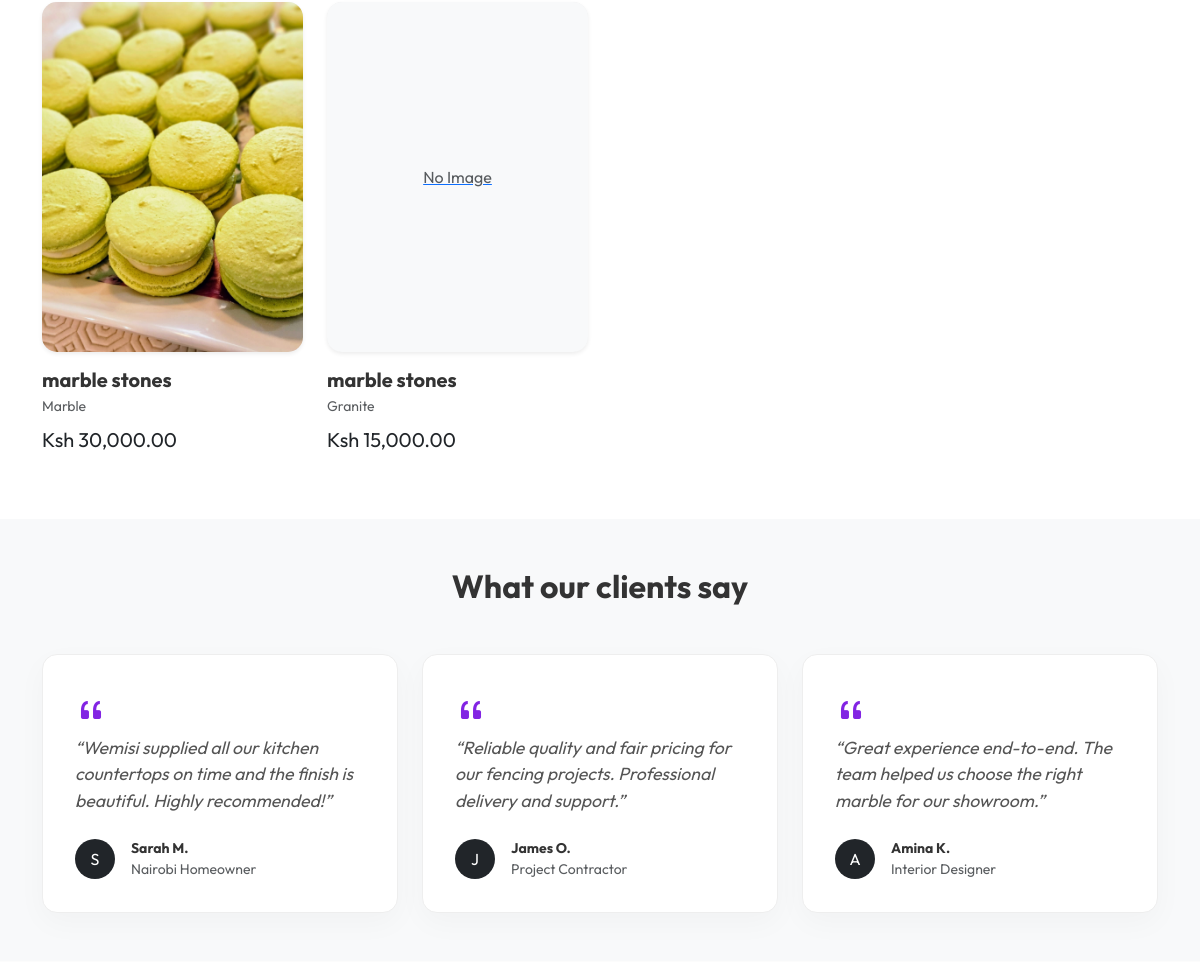
/ (middle part), run on an earlier commit of the app's database.
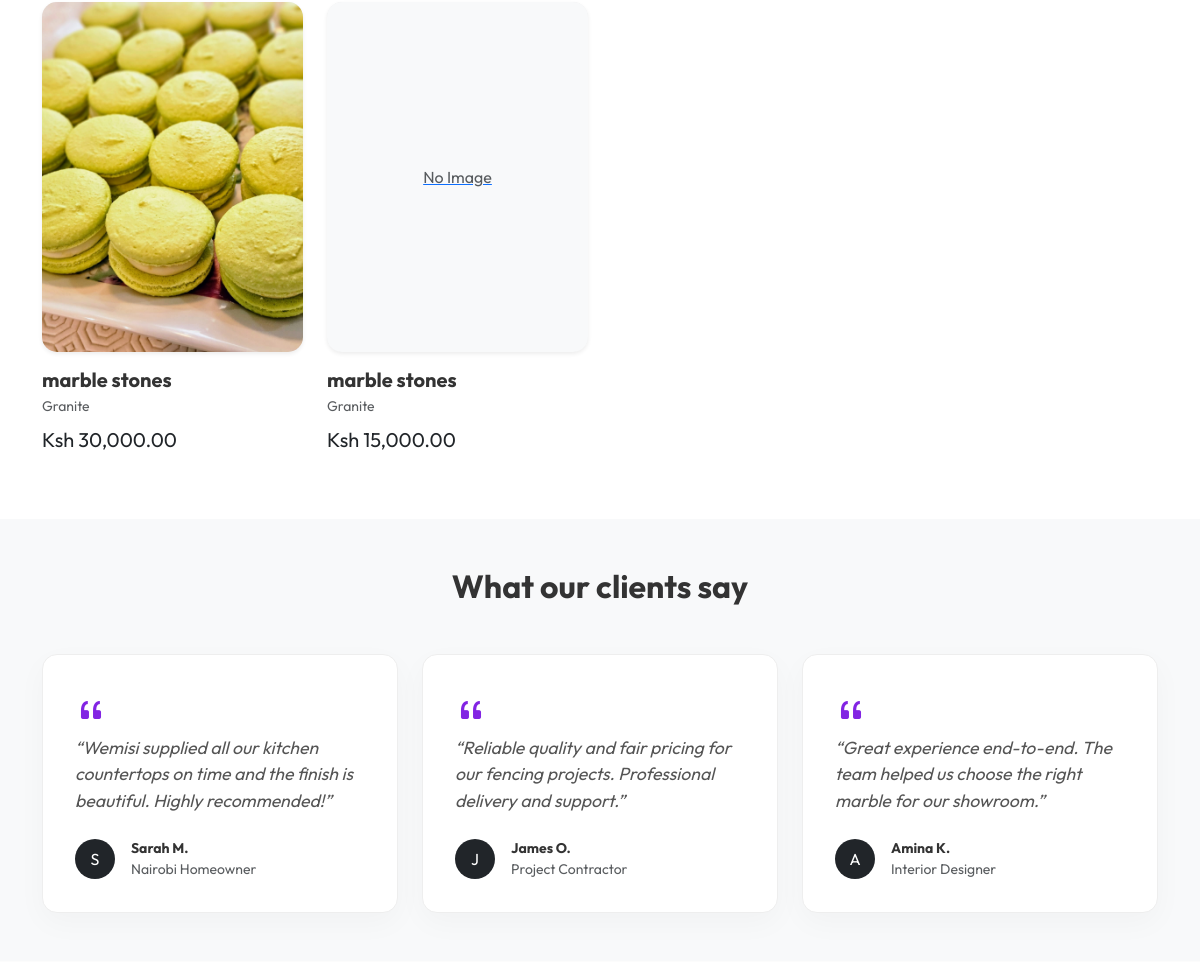
And on a later commit of the database.
### store/models.py (models this page shows, shortened)
class Product(models.Model):
    category = models.ForeignKey(Category, related_name='products', on_delete=models.CASCADE)
    name = models.CharField(max_length=200)
    slug = models.SlugField(max_length=255, null=True, blank=True, help_text="Auto-generated from product name. Used for SEO-friendly URLs.")
    description = models.TextField()
    price = models.DecimalField(max_digits=10, decimal_places=2)
    dimensions = models.CharField(max_length=100, blank=True, help_text="e.g. 10x10ft")
    image = models.ImageField(upload_to='products/')
    is_featured = models.BooleanField(default=False) # If true, shows on Homepage
    available = models.BooleanField(default=True)
    created_at = models.DateTimeField(auto_now_add=True, null=True, blank=True)
    updated_at = models.DateTimeField(auto_now=True)
    class Meta:
        indexes = [
            models.Index(fields=['slug']),
        ]

class Category(models.Model):
    name = models.CharField(max_length=200)
    slug = models.SlugField(unique=True)  # e.g. /granite/
    parent = models.ForeignKey(
        'self',
        null=True,
        blank=True,
        related_name='subcategories',
        on_delete=models.CASCADE,
        help_text="Leave blank for top-level categories. Select a parent to make this a subcategory."
    )
    order = models.PositiveIntegerField(
        default=0,
        help_text="Controls display order in the navigation menu (lower = first)."
    )
    class Meta:
        verbose_name_plural = "Categories"
        ordering = ['order', 'name']

### store/views.py (the view)
# urls.py: path('', views.home, name='home'),
def home(request):
    products = Product.objects.filter(available=True).order_by('-id')[:8]
    return render(request, 'store/home.html', {'products': products})

### mbele/templates/store/home.html (shortened to what this page needs)
{% extends 'store/base.html' %}
{% load static %}
{% load humanize %}
{% block content %}
<section class="py-5" style="background: #fff;">
    <div class="container">
        <div class="row g-4">
            {% for product in products %}
            <div class="col-md-6 col-lg-3">
                <div class="product-card">
                    <div class="img-wrapper shadow-sm">
                        <a href="{% url 'product_detail' product.slug %}">
                            {% if product.image %}
                            <img src="{{ product.image.url }}" class="product-img" alt="{{ product.name }}">
                            {% else %}
                            <div class="d-flex align-items-center justify-content-center h-100 bg-light text-muted">No Image</div>
                            {% endif %}
                        </a>
                    </div>
                    <div class="mt-3">
                        <h5 class="fw-bold mb-1">{{ product.name }}</h5>
                        <p class="text-muted small mb-2">{{ product.category.name }}</p>
                        <p class="fw-700 fs-5 text-dark">Ksh {{ product.price|intcomma }}</p>
                    </div>
                </div>
            </div>
            {% endfor %}
        </div>
    </div>
</section>
<section class="py-5 bg-light">
    <div class="container">
        <h2 class="section-title text-center mb-5">What our clients say</h2>
        <div class="row g-4">
            <div class="col-md-4">
                <div class="testimonial-card">
                    <i class="bi bi-quote quote-icon"></i>
                    <p class="testimonial-text">“Wemisi supplied all our kitchen countertops on time and the finish is beautiful. Highly recommended!”</p>
                    <div class="d-flex align-items-center">
                        <div class="bg-dark text-white rounded-circle d-flex align-items-center justify-content-center me-3" style="width: 40px; height: 40px;">S</div>
                        <div class="small">
                            <div class="fw-bold">Sarah M.</div>
                            <div class="text-muted">Nairobi Homeowner</div>
                        </div>
                    </div>
                </div>
            </div>
            <div class="col-md-4">
                <div class="testimonial-card">
                    <i class="bi bi-quote quote-icon"></i>
                    <p class="testimonial-text">“Reliable quality and fair pricing for our fencing projects. Professional delivery and support.”</p>
                    <div class="d-flex align-items-center">
                        <div class="bg-dark text-white rounded-circle d-flex align-items-center justify-content-center me-3" style="width: 40px; height: 40px;">J</div>
                        <div class="small">
                            <div class="fw-bold">James O.</div>
                            <div class="text-muted">Project Contractor</div>
                        </div>
                    </div>
                </div>
            </div>
            <div class="col-md-4">
                <div class="testimonial-card">
                    <i class="bi bi-quote quote-icon"></i>
                    <p class="testimonial-text">“Great experience end-to-end. The team helped us choose the right marble for our showroom.”</p>
                    <div class="d-flex align-items-center">
                        <div class="bg-dark text-white rounded-circle d-flex align-items-center justify-content-center me-3" style="width: 40px; height: 40px;">A</div>
                        <div class="small">
                            <div class="fw-bold">Amina K.</div>
                            <div class="text-muted">Interior Designer</div>
                        </div>
                    </div>
                </div>
            </div>
        </div>
    </div>
</section>
{% endblock %}

What changed in the data, as far as the page shows it:
changed Product (number 1 of 2 on the later page): category.name "Marble" → "Granite"
